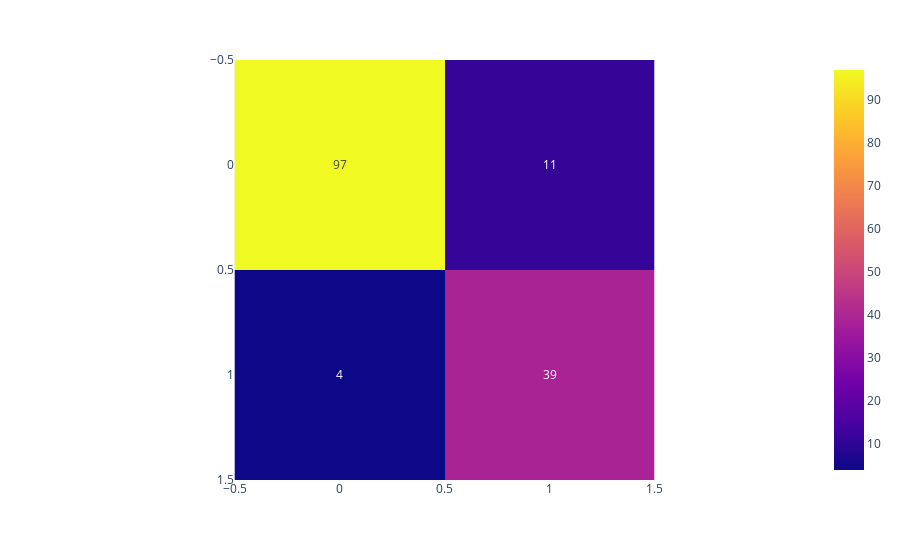

The notebook cell saved with this chart:
### Code cell
from sklearn.metrics import confusion_matrix, accuracy_score, r2_score,f1_score, roc_auc_score, roc_curve, classification_report,recall_score

model.fit(x_train,y_train)
preds=model.predict(x_test)
acc=accuracy_score(preds,y_test)
print(acc,"\n")
rec=recall_score(preds,y_test)
print(rec,"\n")
f1=f1_score(preds,y_test)
print(f1,"\n")
fig=px.imshow(confusion_matrix(preds,y_test),text_auto='.02')
fig.show()

### Figure 1 — Plotly figure (JSON) as saved in the notebook; plotly's stock layout.template omitted (floating-point values rounded to 4 significant figures)
{"data": [{"coloraxis": "coloraxis", "hovertemplate": "x: %{x}<br>y: %{y}<br>color: %{z}<extra></extra>", "name": "0", "texttemplate": "%{z:.02}", "type": "heatmap", "xaxis": "x", "yaxis": "y", "z": [[97, 11], [4, 39]]}], "layout": {"coloraxis": {"colorscale": [[0, "#0d0887"], [0.1111, "#46039f"], [0.2222, "#7201a8"], [0.3333, "#9c179e"], [0.4444, "#bd3786"], [0.5556, "#d8576b"], [0.6667, "#ed7953"], [0.7778, "#fb9f3a"], [0.8889, "#fdca26"], [1, "#f0f921"]]}, "margin": {"t": 60}, "xaxis": {"anchor": "y", "constrain": "domain", "domain": [0, 1], "scaleanchor": "y"}, "yaxis": {"anchor": "x", "autorange": "reversed", "constrain": "domain", "domain": [0, 1]}}}
